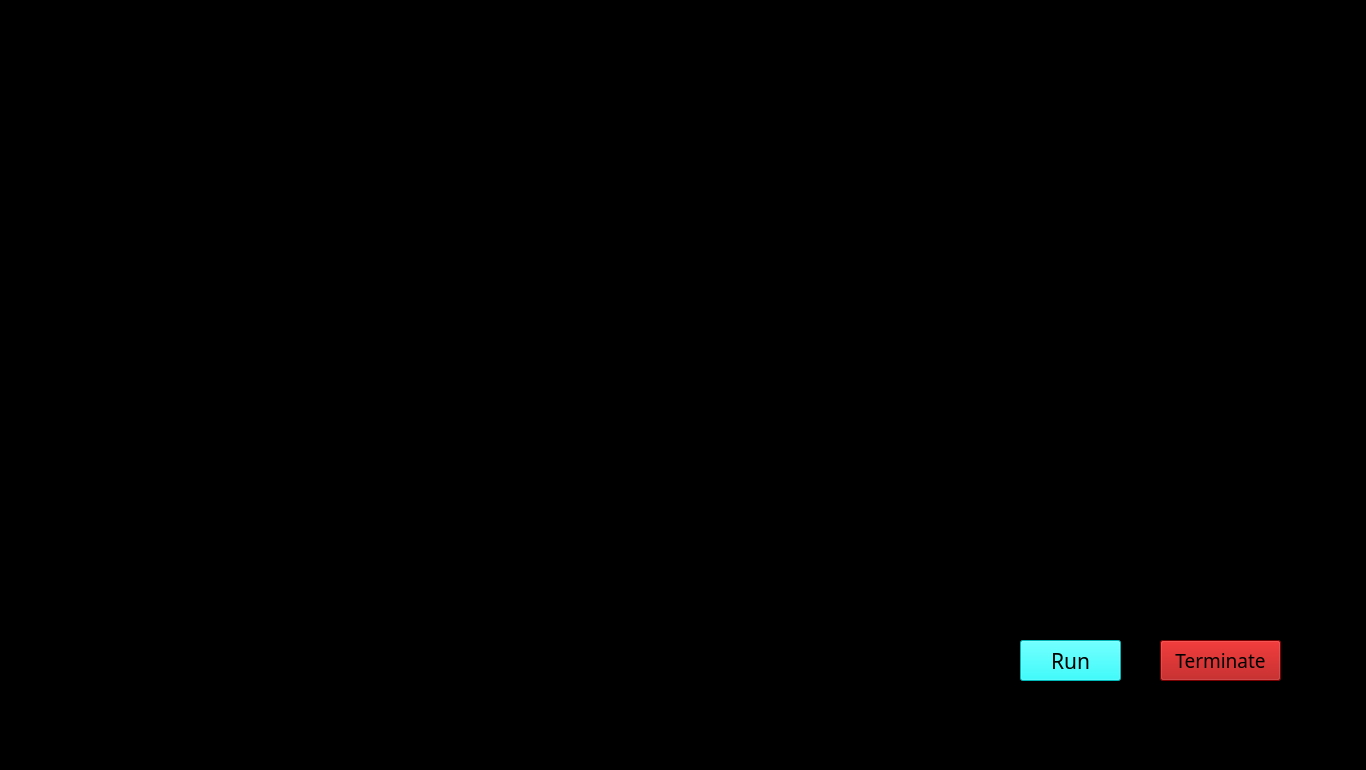
<?xml version="1.0" encoding="UTF-8"?>
<ui version="4.0">
 <class>Elsa</class>
 <widget class="QMainWindow" name="Elsa">
  <property name="geometry">
   <rect>
    <x>0</x>
    <y>0</y>
    <width>1366</width>
    <height>770</height>
   </rect>
  </property>
  <property name="windowTitle">
   <string>MainWindow</string>
  </property>
  <property name="styleSheet">
   <string notr="true">background-color: rgb(0, 0, 0);</string>
  </property>
  <widget class="QWidget" name="centralwidget">
   <widget class="QLabel" name="label">
    <property name="geometry">
     <rect>
      <x>490</x>
      <y>220</y>
      <width>351</width>
      <height>351</height>
     </rect>
    </property>
    <property name="text">
     <string/>
    </property>
    <property name="pixmap">
     <pixmap>C:/Users/DELL/Pictures/Saved Pictures/8871.gif</pixmap>
    </property>
    <property name="scaledContents">
     <bool>true</bool>
    </property>
   </widget>
   <widget class="QLabel" name="label_3">
    <property name="geometry">
     <rect>
      <x>80</x>
      <y>200</y>
      <width>251</width>
      <height>401</height>
     </rect>
    </property>
    <property name="text">
     <string/>
    </property>
    <property name="pixmap">
     <pixmap>C:/Users/DELL/Pictures/Saved Pictures/f889323d87ae92dbd5da3b1193708dc3.gif</pixmap>
    </property>
    <property name="scaledContents">
     <bool>true</bool>
    </property>
   </widget>
   <widget class="QLabel" name="label_2">
    <property name="geometry">
     <rect>
      <x>940</x>
      <y>10</y>
      <width>441</width>
      <height>271</height>
     </rect>
    </property>
    <property name="text">
     <string/>
    </property>
    <property name="pixmap">
     <pixmap>C:/Users/DELL/Pictures/Saved Pictures/oFTHu7E.gif</pixmap>
    </property>
    <property name="scaledContents">
     <bool>true</bool>
    </property>
   </widget>
   <widget class="QLabel" name="label_4">
    <property name="geometry">
     <rect>
      <x>10</x>
      <y>-50</y>
      <width>411</width>
      <height>241</height>
     </rect>
    </property>
    <property name="text">
     <string/>
    </property>
    <property name="pixmap">
     <pixmap>C:/Users/DELL/Pictures/Saved Pictures/279b2e_194dd051fb5741e5b557654410e04d22_mv2.gif</pixmap>
    </property>
    <property name="scaledContents">
     <bool>true</bool>
    </property>
   </widget>
   <widget class="QLabel" name="label_5">
    <property name="geometry">
     <rect>
      <x>480</x>
      <y>10</y>
      <width>401</width>
      <height>141</height>
     </rect>
    </property>
    <property name="text">
     <string/>
    </property>
    <property name="pixmap">
     <pixmap>C:/Users/DELL/Pictures/Saved Pictures/932fd00d9b43753061c47739f0cc777b.gif</pixmap>
    </property>
    <property name="scaledContents">
     <bool>true</bool>
    </property>
   </widget>
   <widget class="QLabel" name="label_6">
    <property name="geometry">
     <rect>
      <x>1010</x>
      <y>320</y>
      <width>281</width>
      <height>251</height>
     </rect>
    </property>
    <property name="text">
     <string/>
    </property>
    <property name="pixmap">
     <pixmap>C:/Users/DELL/Pictures/Saved Pictures/5da311e193e3d828e956ed010f95891b.gif</pixmap>
    </property>
    <property name="scaledContents">
     <bool>true</bool>
    </property>
   </widget>
   <widget class="QLabel" name="label_7">
    <property name="geometry">
     <rect>
      <x>490</x>
      <y>600</y>
      <width>361</width>
      <height>141</height>
     </rect>
    </property>
    <property name="text">
     <string/>
    </property>
    <property name="pixmap">
     <pixmap>C:/Users/DELL/Pictures/Saved Pictures/1d735ad8eee8350adc96d50e1421ee6d.gif</pixmap>
    </property>
    <property name="scaledContents">
     <bool>true</bool>
    </property>
   </widget>
   <widget class="QPushButton" name="pushButton">
    <property name="geometry">
     <rect>
      <x>1020</x>
      <y>640</y>
      <width>101</width>
      <height>41</height>
     </rect>
    </property>
    <property name="font">
     <font>
      <family>Eras Bold ITC</family>
      <pointsize>16</pointsize>
     </font>
    </property>
    <property name="styleSheet">
     <string notr="true">background-color: rgb(0, 255, 255);</string>
    </property>
    <property name="text">
     <string>Run</string>
    </property>
   </widget>
   <widget class="QPushButton" name="pushButton_2">
    <property name="geometry">
     <rect>
      <x>1160</x>
      <y>640</y>
      <width>121</width>
      <height>41</height>
     </rect>
    </property>
    <property name="font">
     <font>
      <family>Eras Bold ITC</family>
      <pointsize>14</pointsize>
     </font>
    </property>
    <property name="styleSheet">
     <string notr="true">background-color: rgb(170, 0, 0);</string>
    </property>
    <property name="text">
     <string>Terminate</string>
    </property>
   </widget>
  </widget>
  <widget class="QStatusBar" name="statusbar"/>
 </widget>
 <resources/>
 <connections/>
</ui>
